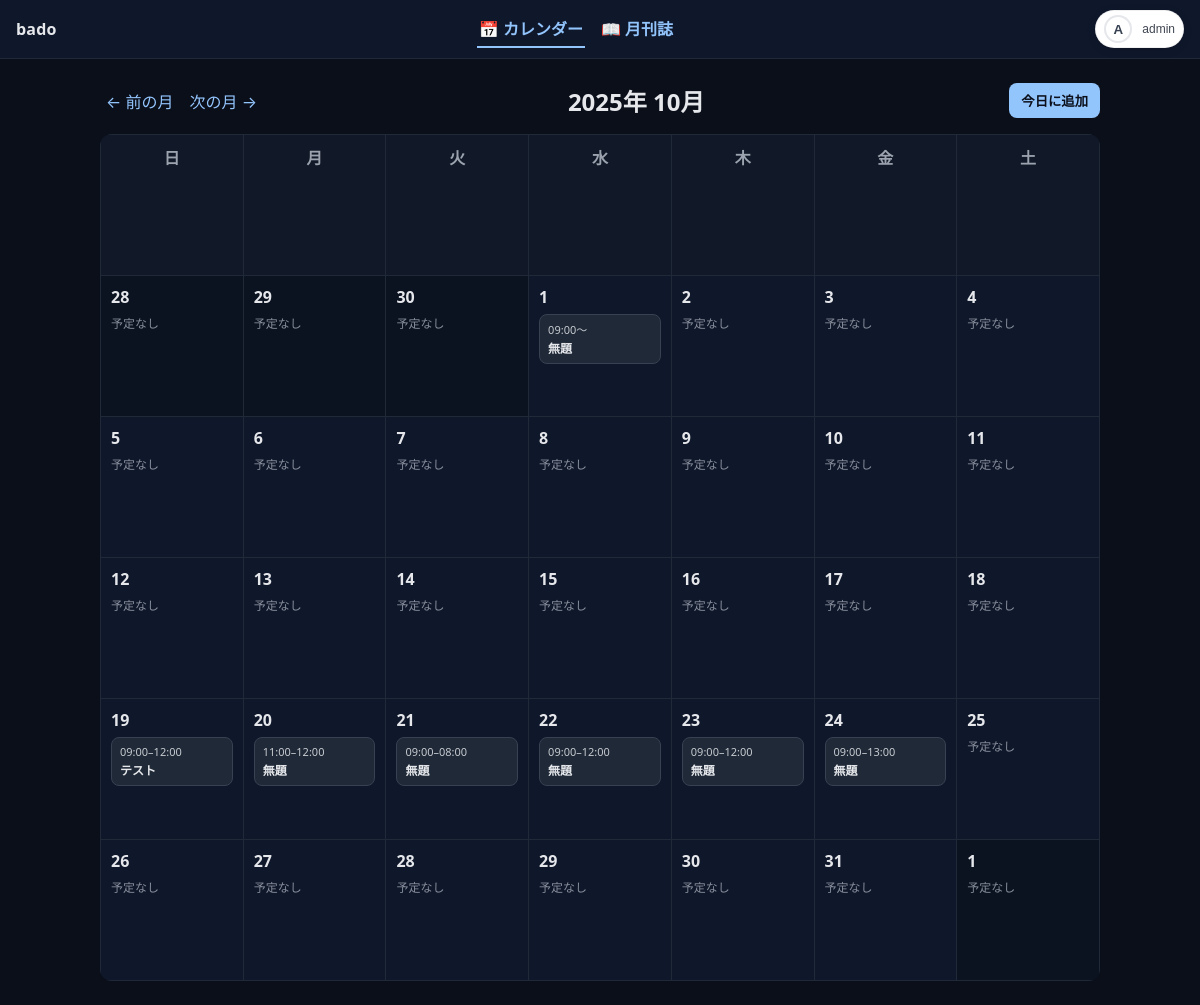
The page /?y=2025&m=10 (signed in) on the database as committed earlier.
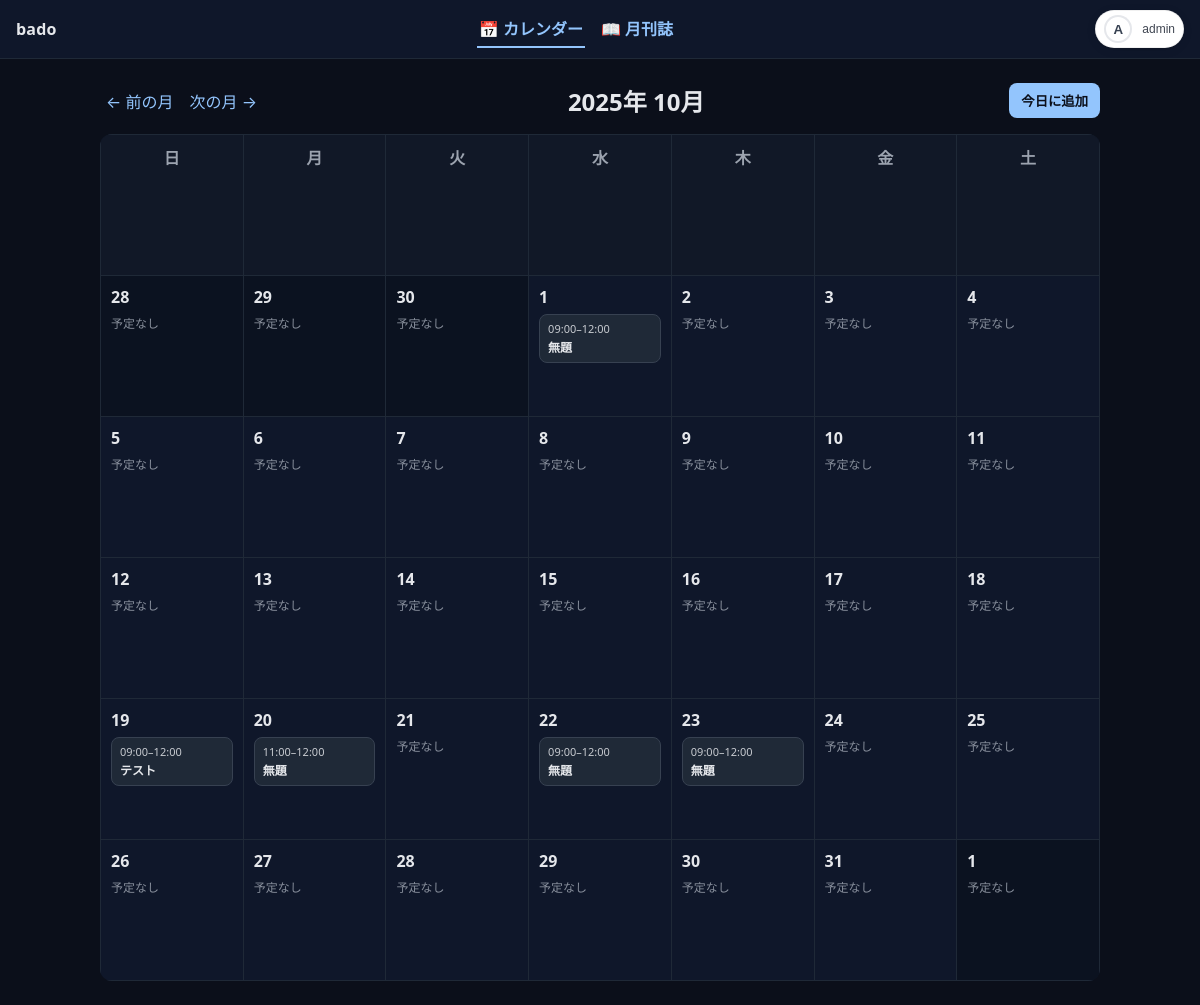
The same page on the database as committed later.
### core/models.py (models this page shows, shortened)
class User(AbstractUser):
    class Role(models.TextChoices):
        MEMBER  = "member", "一般"
        OFFICER = "officer", "運営"
        ADMIN   = "admin",   "管理者"
    role = models.CharField(max_length=10, choices=Role.choices, default=Role.MEMBER)

class Event(models.Model):
    user = models.ForeignKey(settings.AUTH_USER_MODEL, on_delete=models.CASCADE)
    title = models.CharField(max_length=200)
    start = models.DateTimeField()
    end = models.DateTimeField(null=True, blank=True)
    description = models.TextField(blank=True)
    created_at = models.DateTimeField(auto_now_add=True)
    updated_at = models.DateTimeField(auto_now=True)
    checkin_token = models.CharField(
        max_length=32,
        unique=True,
        blank=True,
        null=True,
        help_text="出席用QRコードに埋め込むトークン",
    )
    class Meta:
        ordering = ["start"]

### core/views.py (the view)
# urls.py: path("", core_views.home, name="home"),
@login_required
def home(request):
    return calendar_view(request)

### core/templatetags/custom_filters.py (called while the page is built)
@register.filter
def get_item(mapping, key):
    try:
        return mapping.get(key, [])
    except AttributeError:
        return []

@register.filter
def time_range(ev):
    if not ev or not getattr(ev, "start", None):
        return ""
    s = timezone.localtime(ev.start)
    if getattr(ev, "end", None):
        e = timezone.localtime(ev.end)
        if s.time() == e.time():
            return f"{s:%H:%M}"
        return f"{s:%H:%M}–{e:%H:%M}"
    return f"{s:%H:%M}〜"

### templates/core/calendar.html (shortened to what this page needs)
{% extends "base.html" %}
{% load custom_filters %}
{% block content %}
<div class="bar">
  <div class="nav">
    <a href="?y={{ prev_y }}&m={{ prev_m }}">← 前の月</a>
    <a href="?y={{ next_y }}&m={{ next_m }}">次の月 →</a>
  </div>
  <h2 style="margin:0;">{{ year }}年 {{ month }}月</h2>
  <button class="btn" id="addTodayBtn">今日に追加</button>
</div>
<table class="cal">
  <thead>
    <tr>
      <th>日</th><th>月</th><th>火</th><th>水</th><th>木</th><th>金</th><th>土</th>
    </tr>
  </thead>
  <tbody>
    {% for week in weeks %}
      <tr>
        {% for day in week %}
          <td class="cell {% if day == today %}today{% endif %} {% if day.month != month %}other{% endif %}"
              data-date="{{ day|date:'Y-m-d' }}">
            <div class="daynum">{{ day.day }}</div>
            {% for e in events_by_date|get_item:day %}
              <div class="event"
                   title="{{ e.description|default_if_none:'' }}"
                   data-id="{{ e.id }}"
                   data-title="{{ e.title|escape }}"
                   data-start="{{ e.start|date:'c' }}"
                   data-end="{% if e.end %}{{ e.end|date:'c' }}{% endif %}"
                   data-desc="{{ e.description|default_if_none:''|escape }}"
                   data-can-manage="{% if request.user.is_staff or e.user_id == request.user.id %}1{% else %}0{% endif %}">
                <div class="time">{{ e|time_range }}</div>
                <div class="title">{{ e.title }}</div>
              </div>
            {% empty %}
              <div class="muted" style="font-size:12px; margin-top:6px;">予定なし</div>
            {% endfor %}
          </td>
        {% endfor %}
      </tr>
    {% endfor %}
  </tbody>
</table>
{% endblock %}

### templates/base.html (shortened to what this page needs)
{% load static %}
{% load socialaccount %}
<!DOCTYPE html>
<html lang="ja">
<head>
</head>
<body>
  <header class="topbar">
    <div class="brand">bado</div>
    <nav class="tabs" aria-label="Primary">
      <a class="tab {% if request.resolver_match.url_name == 'calendar' or request.resolver_match.url_name == 'home' %}active{% endif %}"
         href="{% url 'calendar' %}">📅 カレンダー</a>
      <a class="tab {% if request.resolver_match.url_name == 'magazines_list' %}active{% endif %}"
         href="{% url 'magazines_list' %}">📖 月刊誌</a>
    </nav>
    <div class="right">
      {% if user.is_authenticated %}
        {% with sa=user.socialaccount_set.first %}
          {% if sa and sa.get_avatar_url %}
            {% with avatar_url=sa.get_avatar_url %}
              <button id="avatarBtn" class="avatar-btn" aria-haspopup="menu" aria-expanded="false">
                <img class="avatar-img" src="{{ avatar_url }}" alt="avatar">
                <span style="font-size:12px; opacity:.8;">{{ user.first_name|default:user.username }}</span>
              </button>
            {% endwith %}
          {% else %}
            <button id="avatarBtn" class="avatar-btn" aria-haspopup="menu" aria-expanded="false">
              <div class="avatar-fallback">{{ user.username|first|upper }}</div>
              <span style="font-size:12px; opacity:.8;">{{ user.username }}</span>
            </button>
          {% endif %}
        {% endwith %}
      {% else %}
        <a class="login-btn" href="{% provider_login_url 'google' %}">Googleでログイン</a>
      {% endif %}
    </div>
  </header>
  <div class="wrap">
    {% block content %}{% endblock %}
  </div>
</body>
</html>

### templates/base.html (style rules this page uses)
:root { --bg:#0b0f1a; --panel:#0f172a; --line:#1f2937; --text:#e5e7eb; --muted:#9ca3af; --brand:#93c5fd; --menu-bg:#ffffff; --menu-text:#111827; --ring:#e5e7eb; }
html,body { margin:0;background:var(--bg);color:var(--text);font-family:system-ui,-apple-system,"Segoe UI",Roboto,"Noto Sans JP",sans-serif; }
a { color:var(--brand); }
.topbar { position:sticky; top:0; z-index:100; display:flex; align-items:center; justify-content:space-between; padding:10px 16px; background:var(--panel); border-bottom:1px solid var(--line); backdrop-filter:saturate(140%) blur(4px); }
.brand { font-weight:800; letter-spacing:.2px; }
.tabs { display:flex; gap:14px; align-items:center; }
.tab { color:var(--brand); text-decoration:none; padding:6px 2px; border-bottom:2px solid transparent; font-weight:600; }
.tab.active { border-bottom-color:var(--brand); }
.right { display:flex; align-items:center; gap:10px; }
.avatar-btn { display:inline-flex; align-items:center; gap:10px; background:#fff; color:var(--menu-text); border:1px solid rgba(0,0,0,.06); box-shadow:0 1px 2px rgba(0,0,0,.08), 0 2px 12px rgba(0,0,0,.06); padding:4px 8px; border-radius:999px; cursor:pointer; }
.avatar-fallback { width:28px; height:28px; border-radius:50%; display:grid; place-items:center; font-weight:700; background:#fff; color:#374151; box-shadow:0 0 0 2px var(--ring) inset; }
.wrap { max-width:1000px; margin:24px auto; padding:0 16px; }

### templates/core/calendar.html (style rules this page uses)
.bar { display:flex; align-items:center; justify-content:space-between; margin: 8px 0 16px; }
.bar .nav a { color:#93c5fd; text-decoration:none; margin:0 6px; }
.cal { width:100%; border-collapse: collapse; background:#0f172a; border-radius: 12px; overflow:hidden; }
.cal th, .cal td { border: 1px solid #1f2937; padding: 10px; vertical-align: top; width:14.2857%; height:120px; }
.cal th { background:#111827; font-weight:600; color:#9ca3af; text-align:center; }
.daynum { font-weight:700; color:#e5e7eb; }
.other { background:#0b1220; color:#6b7280; }
.cell { position:relative; cursor:pointer; }
.event { font-size:12px; background:#1f2937; border:1px solid #374151; padding:6px 8px; border-radius:8px; margin-top:6px; }
.muted { color:#9ca3af; opacity:.85; }
.event .time { font-size:11px; opacity:.85; margin-bottom:2px; }
.event .title { font-weight:600; font-size:12px; }
.btn { color:#0b0f1a; background:#93c5fd; border:none; padding:8px 12px; border-radius:8px; cursor:pointer; font-weight:600; }

Rows that differ between the two databases and show on the page:
removed Event: start+end "09:00–08:00", title "無題", shown under "21"
removed Event: start+end "09:00–13:00", title "無題", shown under "24"
changed Event (number 1 of 5 on the later page): start+end "09:00〜" → "09:00–12:00"
Other text that changed with them:
new list line: "予定なし 予定なし"
